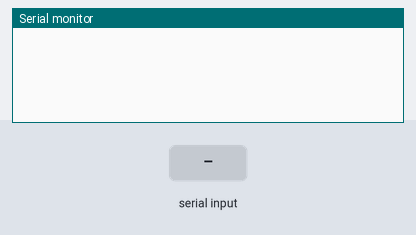
The sketch below on a simulated ESP32. Shown: the last lines printed to the serial monitor. The inputs (shaded band) are chosen by the test bench.

Above: at 1.2 s.
1.3 s: "#\n" received over the second serial link
At 1.9 s:
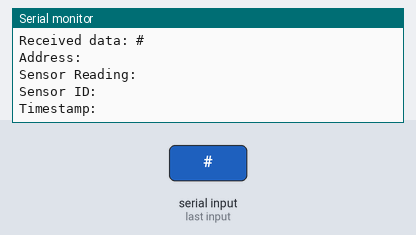
2.8 s: ",\n" received over the second serial link
At 4.0 s:
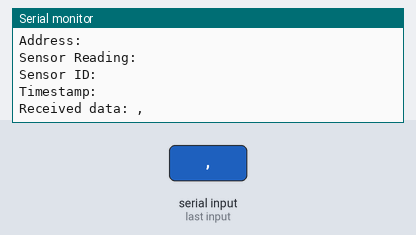
4.3 s: "1\n" received over the second serial link
At 5.4 s:
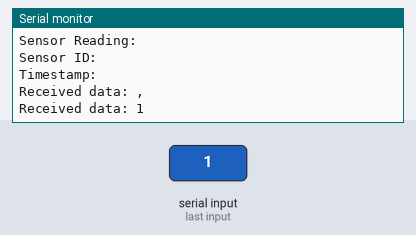

Measured:
- after the input at 1.3 s, the serial monitor: prints a new line at once (image 1)
- after the input at 2.8 s, the serial monitor: prints a new line at once (image 2)
- after the input at 4.3 s, the serial monitor: prints a new line at once (image 3)

The sketch:

pstr3_inArray.ino
```cpp
void setup() {
  Serial.begin(115200);  // Initialize Serial Monitor
  Serial2.begin(9600, SERIAL_8N1, 16, 17);   // Initialize UART for communication between ESP32s
}

void loop() {
  if (Serial2.available()) {
    String data = Serial2.readStringUntil('\n');
    Serial.println("Received data: " + data);

    if (data[0] == '#') {  // Check for valid starting character
      data = data.substring(1);  // Remove starting character

      const int numFields = 4;
      String fields[numFields];
      int fieldIndex = 0;
      int startIndex = 0;

      for (int i = 0; i <= data.length(); i++) {
        if (data[i] == ',' || data[i] == '\0') {
          fields[fieldIndex++] = data.substring(startIndex, i);
          startIndex = i + 1;
          if (fieldIndex >= numFields) break;  // Avoid overflow if more fields than expected
        }
      }

      if (fieldIndex < numFields) {
        fields[fieldIndex] = data.substring(startIndex);  // Capture the last field
      }

      // Print parsed data
      Serial.print("Address: ");
      Serial.println(fields[0]);
      Serial.print("Sensor Reading: ");
      Serial.println(fields[1]);
      Serial.print("Sensor ID: ");
      Serial.println(fields[2]);
      Serial.print("Timestamp: ");
      Serial.println(fields[3]);
    }
  }
}
```
